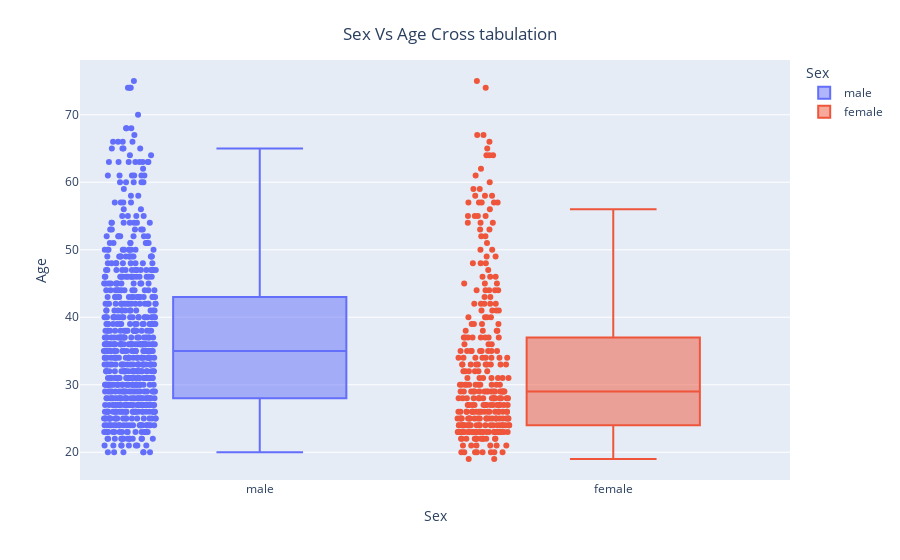

The cell this chart's notebook holds for it:
### Code cell
SA = credit.loc[:,['Sex','Age']]
fig = px.box(SA, x="Sex", y="Age", points="all",color="Sex")
fig.update_layout(
    title={
          'text':"Sex Vs Age Cross tabulation",
        'y':.95,
        'x':.5,
        'xanchor': 'center',
        'yanchor': 'top'
    },
    xaxis_title="Sex",
    yaxis_title="Age",
   
)
fig.show()
#import plotly.io as pio
#pio.write_html(fig, file='SA.html', auto_open=True)

### Figure 1 — Plotly figure (JSON) as saved in the notebook; plotly's stock layout.template omitted (floating-point values rounded to 4 significant figures; data arrays with more than 128 entries replaced by an {"elided": "..."} marker saying what was removed)
{"data": [{"alignmentgroup": "True", "boxpoints": "all", "hovertemplate": "Sex=%{x}<br>Age=%{y}<extra></extra>", "legendgroup": "male", "marker": {"color": "#636efa"}, "name": "male", "notched": false, "offsetgroup": "male", "orientation": "v", "showlegend": true, "type": "box", "x": {"elided": "690 str values"}, "x0": " ", "xaxis": "x", "y": {"elided": "690 int values"}, "y0": " ", "yaxis": "y"}, {"alignmentgroup": "True", "boxpoints": "all", "hovertemplate": "Sex=%{x}<br>Age=%{y}<extra></extra>", "legendgroup": "female", "marker": {"color": "#EF553B"}, "name": "female", "notched": false, "offsetgroup": "female", "orientation": "v", "showlegend": true, "type": "box", "x": {"elided": "310 str values"}, "x0": " ", "xaxis": "x", "y": {"elided": "310 int values"}, "y0": " ", "yaxis": "y"}], "layout": {"boxmode": "overlay", "legend": {"title": {"text": "Sex"}, "tracegroupgap": 0}, "margin": {"t": 60}, "title": {"text": "Sex Vs Age Cross tabulation", "x": 0.5, "xanchor": "center", "y": 0.95, "yanchor": "top"}, "xaxis": {"anchor": "y", "categoryarray": ["male", "female"], "categoryorder": "array", "domain": [0, 1], "title": {"text": "Sex"}}, "yaxis": {"anchor": "x", "domain": [0, 1], "title": {"text": "Age"}}}}
